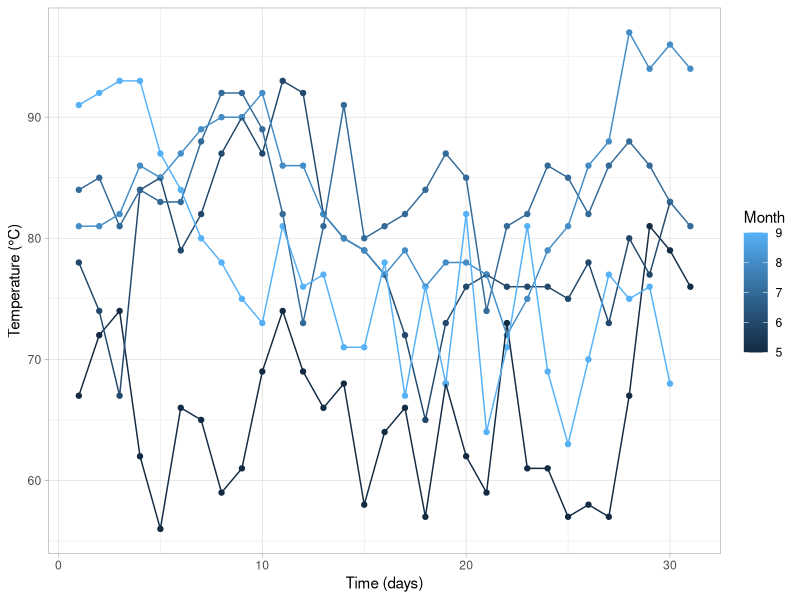
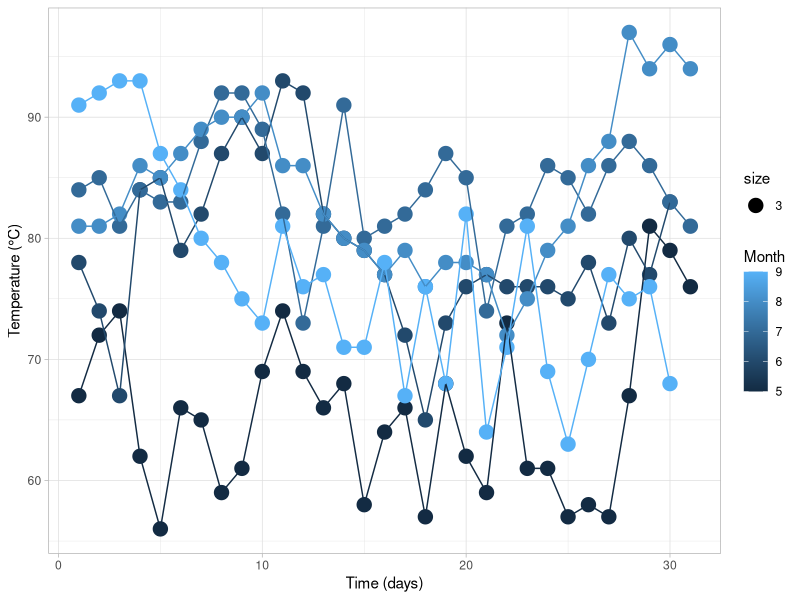
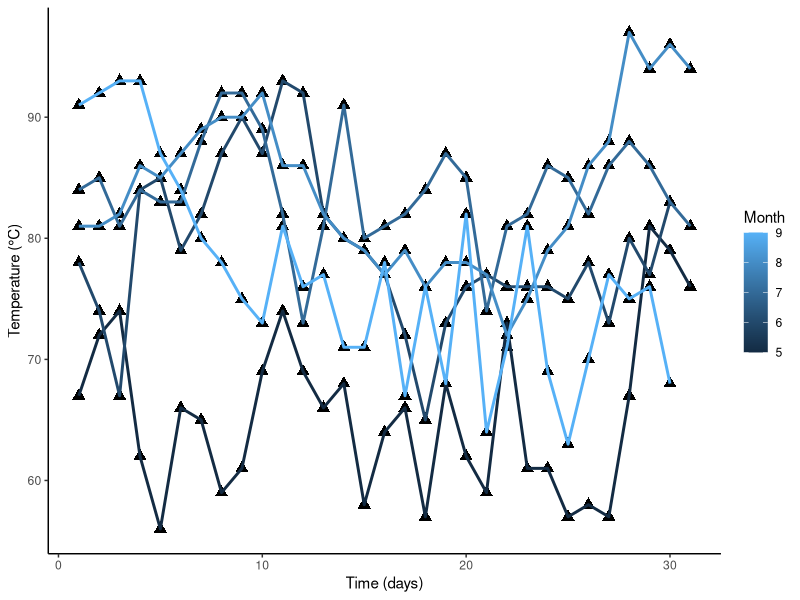
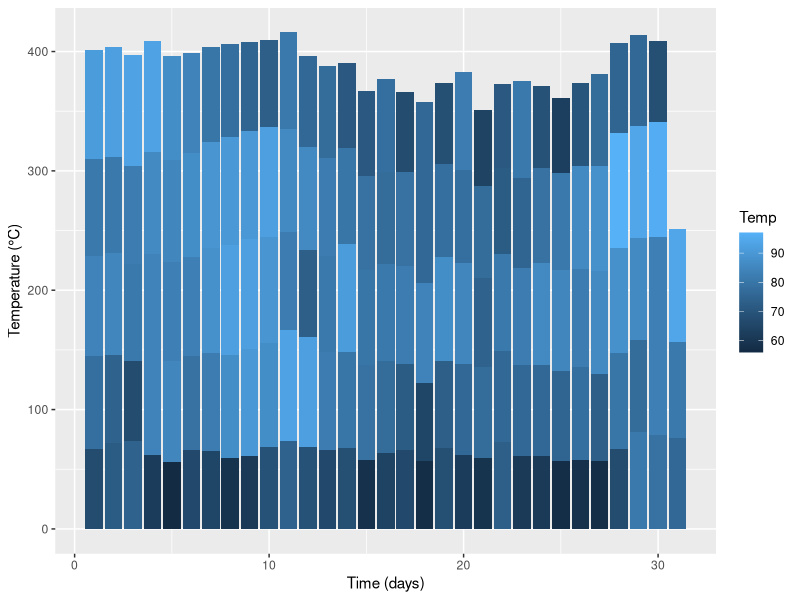
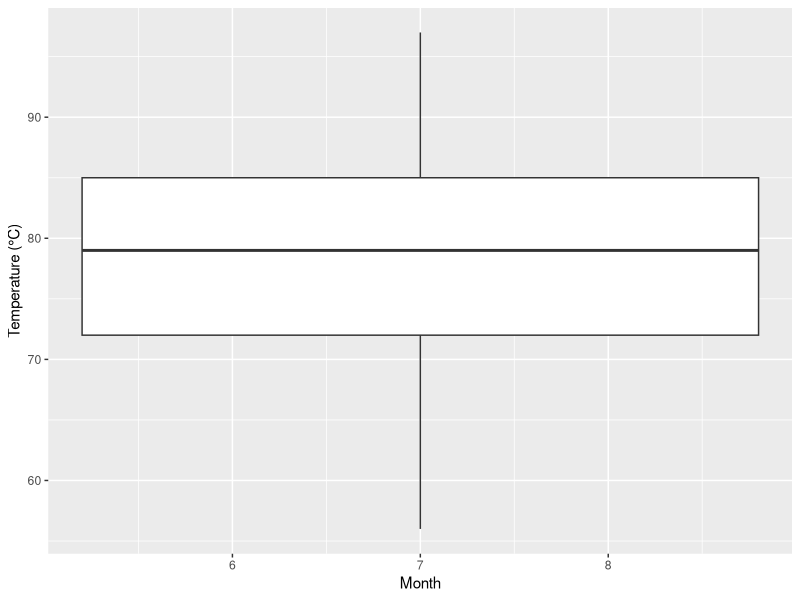

Recreate these plots in R, in order.
# Day 2
# Activities: make graphs using own built-in dataset & exercise 6
# Author: Ayesha Jones

# Load packages
library(tidyverse)
library(lubridate)
library(ggpubr)

# Select in-built dataset
Airqual <- datasets::airquality # load in-built airquality dataset assigned name Airqual 

# Create a basic figure
ggplot(data = Airqual, aes(x = Day, y = Temp, colour = Month)) + # inputting chickweight data
  geom_point() + # creating a line graph displaying daily temperature
  geom_line(aes(group = Month)) + # groups temperatures across months
  theme_light() + # changes theme
  labs(x = "Time (days)", y = "Temperature (°C)") # change axes names
  theme(legend.text = ) # to change month number to name
  
# changing point size
line_1 <- ggplot(data = Airqual, aes(x = Day, y = Temp, colour = Month)) + # inputting chickweight data
    geom_point(aes(size = 3)) + # creating a line graph displaying daily temperature
    geom_line(aes(group = Month)) + # groups temperatures across months
    theme_light() + # changes theme
    labs(x = "Time (days)", y = "Temperature (°C)")
line_1 


  
  
# change month from numbers to names
# change colour for each month
# modify legend so that its not continuous


### EXercise 6


ggplot(data = Airqual, aes(x = Day, y = Temp, colour = Month)) + 
    geom_point(shape = 17, size = 3, colour = "black", fill = "red") + # change point size to 3 and triangle shapes 
    geom_line(aes(group = Month), size = 1) + # groups temperatures by months with line size of 1
    theme_classic() + # adds lighter border and background
    labs(x = "Time (days)", y = "Temperature (°C)")

# bargraph
bargraph_1 <- ggplot(data = Airqual, aes(x = Day, y = Temp)) +
    geom_bar(stat = "identity", aes(fill = Temp)) +
    labs(x = "Time (days)", y = "Temperature (°C)")  # line 96-98 is just creating object in enviro
bargraph_1 # view graph


# boxplot
# Note that we are using 'ChickLast', not 'ChickWeight'
box_1 <- ggplot(data = Airqual, aes(x = Month, y = Temp)) +
  geom_boxplot(aes(fill = Month)) +
  labs(x = "Month", y = "Temperature (°C)")
box_1
# tried plotting temperature for months as a boxplot



# change point fill
# change legend name
# change colour palette


